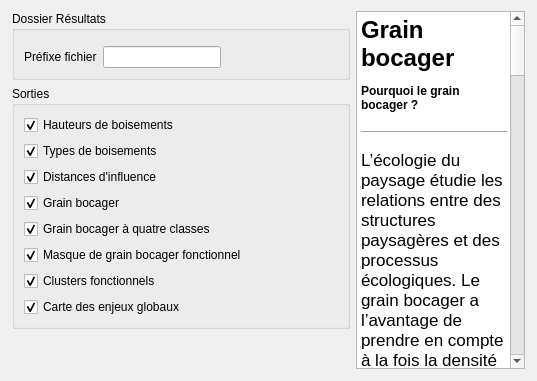
     <widget class="QWidget" name="tab_sorties">
      <attribute name="title">
       <string>Sorties</string>
      </attribute>
      <layout class="QHBoxLayout" name="horizontalLayout_9" stretch="2,1">
       <property name="leftMargin">
        <number>12</number>
       </property>
       <property name="rightMargin">
        <number>12</number>
       </property>
       <property name="bottomMargin">
        <number>12</number>
       </property>
       <item>
        <layout class="QVBoxLayout" name="verticalLayout_11">
         <property name="topMargin">
          <number>0</number>
         </property>
         <property name="bottomMargin">
          <number>0</number>
         </property>
         <item>
          <widget class="QGroupBox" name="groupBox_6">
           <property name="title">
            <string>Dossier Résultats</string>
           </property>
           <layout class="QVBoxLayout" name="verticalLayout_10">
            <item>
             <widget class="QgsFileWidget" name="mQgsFileWidget_resultDir">
              <property name="storageMode">
               <enum>QgsFileWidget::GetDirectory</enum>
              </property>
             </widget>
            </item>
            <item>
             <layout class="QHBoxLayout" name="horizontalLayout_8">
              <item>
               <widget class="QLabel" name="label">
                <property name="sizePolicy">
                 <sizepolicy hsizetype="Minimum" vsizetype="Preferred">
                  <horstretch>0</horstretch>
                  <verstretch>0</verstretch>
                 </sizepolicy>
                </property>
                <property name="text">
                 <string>Préfixe fichier</string>
                </property>
               </widget>
              </item>
              <item>
               <widget class="QLineEdit" name="lineEdit_resultPrefix">
                <property name="sizePolicy">
                 <sizepolicy hsizetype="MinimumExpanding" vsizetype="Fixed">
                  <horstretch>0</horstretch>
                  <verstretch>0</verstretch>
                 </sizepolicy>
                </property>
                <property name="minimumSize">
                 <size>
                  <width>50</width>
                  <height>0</height>
                 </size>
                </property>
                <property name="maximumSize">
                 <size>
                  <width>200</width>
                  <height>16777215</height>
                 </size>
                </property>
               </widget>
              </item>
              <item>
               <spacer name="horizontalSpacer">
                <property name="orientation">
                 <enum>Qt::Horizontal</enum>
                </property>
                <property name="sizeHint" stdset="0">
                 <size>
                  <width>40</width>
                  <height>20</height>
                 </size>
                </property>
               </spacer>
              </item>
             </layout>
            </item>
           </layout>
          </widget>
         </item>
         <item>
          <widget class="QGroupBox" name="groupBox_7">
           <property name="sizePolicy">
            <sizepolicy hsizetype="Preferred" vsizetype="MinimumExpanding">
             <horstretch>0</horstretch>
             <verstretch>0</verstretch>
            </sizepolicy>
           </property>
           <property name="title">
            <string>Sorties</string>
           </property>
           <layout class="QVBoxLayout" name="verticalLayout_14">
            <property name="spacing">
             <number>6</number>
            </property>
            <item>
             <widget class="QCheckBox" name="checkBox_hauteurBoisements">
              <property name="text">
               <string>Hauteurs de boisements</string>
              </property>
              <property name="checked">
               <bool>true</bool>
              </property>
             </widget>
            </item>
            <item>
             <widget class="QCheckBox" name="checkBox_typesBoisements">
              <property name="text">
               <string>Types de boisements</string>
              </property>
              <property name="checked">
               <bool>true</bool>
              </property>
             </widget>
            </item>
            <item>
             <widget class="QCheckBox" name="checkBox_distanceInfluence">
              <property name="text">
               <string>Distances d'influence</string>
              </property>
              <property name="checked">
               <bool>true</bool>
              </property>
             </widget>
            </item>
            <item>
             <widget class="QCheckBox" name="checkBox_grain">
              <property name="enabled">
               <bool>true</bool>
              </property>
              <property name="sizePolicy">
               <sizepolicy hsizetype="Preferred" vsizetype="Fixed">
                <horstretch>0</horstretch>
                <verstretch>0</verstretch>
               </sizepolicy>
              </property>
              <property name="text">
               <string>Grain bocager</string>
              </property>
              <property name="checked">
               <bool>true</bool>
              </property>
             </widget>
            </item>
            <item>
             <widget class="QCheckBox" name="checkBox_grain4classes">
              <property name="sizePolicy">
               <sizepolicy hsizetype="Preferred" vsizetype="Fixed">
                <horstretch>0</horstretch>
                <verstretch>0</verstretch>
               </sizepolicy>
              </property>
              <property name="minimumSize">
               <size>
                <width>0</width>
                <height>0</height>
               </size>
              </property>
              <property name="text">
               <string>Grain bocager à quatre classes</string>
              </property>
              <property name="checked">
               <bool>true</bool>
              </property>
             </widget>
            </item>
            <item>
             <widget class="QCheckBox" name="checkBox_grainMask">
              <property name="text">
               <string>Masque de grain bocager fonctionnel</string>
              </property>
              <property name="checked">
               <bool>true</bool>
              </property>
             </widget>
            </item>
            <item>
             <widget class="QCheckBox" name="checkBox_clusters">
              <property name="text">
               <string>Clusters fonctionnels</string>
              </property>
              <property name="checked">
               <bool>true</bool>
              </property>
             </widget>
            </item>
            <item>
             <widget class="QCheckBox" name="checkBox_enjeux">
              <property name="text">
               <string>Carte des enjeux globaux</string>
              </property>
              <property name="checked">
               <bool>true</bool>
              </property>
             </widget>
            </item>
           </layout>
          </widget>
         </item>
         <item>
          <spacer name="verticalSpacer_4">
           <property name="orientation">
            <enum>Qt::Vertical</enum>
           </property>
           <property name="sizeHint" stdset="0">
            <size>
             <width>20</width>
             <height>40</height>
            </size>
           </property>
          </spacer>
         </item>
        </layout>
       </item>
       <item>
        <widget class="QTextBrowser" name="textBrowser_4">
         <property name="html">
          <string>&lt;!DOCTYPE HTML PUBLIC &quot;-//W3C//DTD HTML 4.0//EN&quot; &quot;http://www.w3.org/TR/REC-html40/strict.dtd&quot;&gt;
&lt;html&gt;&lt;head&gt;&lt;meta name=&quot;qrichtext&quot; content=&quot;1&quot; /&gt;&lt;style type=&quot;text/css&quot;&gt;
p, li { white-space: pre-wrap; }
&lt;/style&gt;&lt;/head&gt;&lt;body style=&quot; font-family:'MS Shell Dlg 2'; font-size:8.25pt; font-weight:400; font-style:normal;&quot;&gt;
&lt;h1 style=&quot; margin-top:18px; margin-bottom:12px; margin-left:0px; margin-right:0px; -qt-block-indent:0; text-indent:0px;&quot;&gt;&lt;span style=&quot; font-family:'.AppleSystemUIFont'; font-size:13pt; font-weight:600;&quot;&gt;Grain bocager&lt;/span&gt;&lt;/h1&gt;
&lt;h4 style=&quot; margin-top:12px; margin-bottom:12px; margin-left:0px; margin-right:0px; -qt-block-indent:0; text-indent:0px;&quot;&gt;&lt;span style=&quot; font-family:'.AppleSystemUIFont'; font-size:13pt; font-weight:600;&quot;&gt;Pourquoi le grain bocager ?&lt;/span&gt;&lt;/h4&gt;
&lt;hr /&gt;
&lt;p style=&quot; margin-top:12px; margin-bottom:12px; margin-left:0px; margin-right:0px; -qt-block-indent:0; text-indent:0px;&quot;&gt;&lt;span style=&quot; font-family:'.AppleSystemUIFont'; font-size:13pt;&quot;&gt;L’écologie du paysage étudie les relations entre des structures paysagères et des processus écologiques. Le grain bocager a l’avantage de prendre en compte à la fois la densité de haies, et la configuration spatiale du réseau bocager.&lt;/span&gt;&lt;/p&gt;
&lt;p style=&quot; margin-top:12px; margin-bottom:12px; margin-left:0px; margin-right:0px; -qt-block-indent:0; text-indent:0px;&quot;&gt;&lt;span style=&quot; font-family:'.AppleSystemUIFont'; font-size:13pt;&quot;&gt;Le grain bocager repose sur les résultats des climatologues. Ils ont montré l’effet microclimatique des haies individuelles : l’effet brise-vent est ressenti jusqu’à dix fois leur hauteur. Il existe aussi un effet paysager dû à l’accumulation des effets des haies individuelles. En partant de la distance aux haies, le grain prend aussi en compte la forme des parcelles. Dans une parcelle rectangulaire, la proportion de surface proche des haies et autres boisements est beaucoup plus grande que dans une parcelle carrée. &lt;/span&gt;&lt;/p&gt;
&lt;p style=&quot; margin-top:12px; margin-bottom:12px; margin-left:0px; margin-right:0px; -qt-block-indent:0; text-indent:0px;&quot;&gt;&lt;span style=&quot; font-family:'.AppleSystemUIFont'; font-size:13pt;&quot;&gt;Le grain est un indice qui varie entre 0 et 1 ; pour un paysage entièrement boisé, la valeur est 0, pour un paysage sans aucun boisement, elle est de 1. &lt;/span&gt;&lt;/p&gt;
&lt;p style=&quot; margin-top:12px; margin-bottom:12px; margin-left:0px; margin-right:0px; -qt-block-indent:0; text-indent:0px;&quot;&gt;&lt;span style=&quot; font-family:'.AppleSystemUIFont'; font-size:13pt;&quot;&gt;L’analyse de relevés de coléoptères carabiques dans 116 haies bretonnes a mis en évidence l’effet du grain, les captures étant trois fois plus nombreuses en deçà du seuil de 0,33.&lt;/span&gt;&lt;/p&gt;
&lt;p style=&quot; margin-top:12px; margin-bottom:12px; margin-left:0px; margin-right:0px; -qt-block-indent:0; text-indent:0px;&quot;&gt;&lt;span style=&quot; font-family:'.AppleSystemUIFont'; font-size:13pt;&quot;&gt;Il peut être utilisé dans diverses situations d’action ; gestion des haies d’exploitations agricoles, politique Trame Verte et Bleue des EPCI, aménagements de périmètres de protection de captage d’eau potable, atlas de biodiversité communal… avec l’objectif de maintenir les zones favorables, renforcer les zones sensibles et reconstruire les zones dégradées.&lt;/span&gt;&lt;/p&gt;
&lt;p style=&quot; margin-top:12px; margin-bottom:12px; margin-left:0px; margin-right:0px; -qt-block-indent:0; text-indent:0px;&quot;&gt;&lt;span style=&quot; font-family:'.AppleSystemUIFont'; font-size:13pt;&quot;&gt;Le grain bocager est un paramètre essentiel pour apprécier la capacité d’accueil de la biodiversité en agro-système bocager, en complément de la qualité intrinsèque de la haie évaluée par les indicateurs du plan de gestion durable des haies (PGDH). &lt;/span&gt;&lt;/p&gt;&lt;/body&gt;&lt;/html&gt;</string>
         </property>
        </widget>
       </item>
      </layout>
     </widget>
